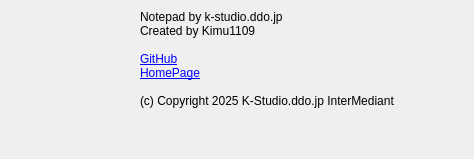
<?xml version="1.0" encoding="UTF-8"?>
<ui version="4.0">
 <class>AboutNotepad</class>
 <widget class="QDialog" name="AboutNotepad">
  <property name="geometry">
   <rect>
    <x>0</x>
    <y>0</y>
    <width>474</width>
    <height>159</height>
   </rect>
  </property>
  <property name="windowTitle">
   <string>About notepad</string>
  </property>
  <widget class="QLabel" name="ImgLabel">
   <property name="geometry">
    <rect>
     <x>10</x>
     <y>10</y>
     <width>131</width>
     <height>141</height>
    </rect>
   </property>
   <property name="text">
    <string/>
   </property>
   <property name="pixmap">
    <pixmap resource="resources.qrc">:/new/prefix/k-studio.ddo.jp.png</pixmap>
   </property>
  </widget>
  <widget class="QLabel" name="BodyLabel">
   <property name="geometry">
    <rect>
     <x>140</x>
     <y>10</y>
     <width>321</width>
     <height>131</height>
    </rect>
   </property>
   <property name="text">
    <string>Notepad by k-studio.ddo.jp&lt;br/&gt;
Created by Kimu1109&lt;br/&gt;
&lt;br/&gt;
&lt;a href=&quot;https://github.com/Kimu1109&quot;&gt;GitHub&lt;/a&gt;&lt;br/&gt;
&lt;a href=&quot;https://k-studio.ddo.jp&quot;&gt;HomePage&lt;/a&gt;&lt;br/&gt;
&lt;br/&gt;
(c) Copyright 2025 K-Studio.ddo.jp InterMediant</string>
   </property>
   <property name="alignment">
    <set>Qt::AlignLeading|Qt::AlignLeft|Qt::AlignTop</set>
   </property>
  </widget>
 </widget>
 <resources>
  <include location="resources.qrc"/>
 </resources>
 <connections/>
</ui>
